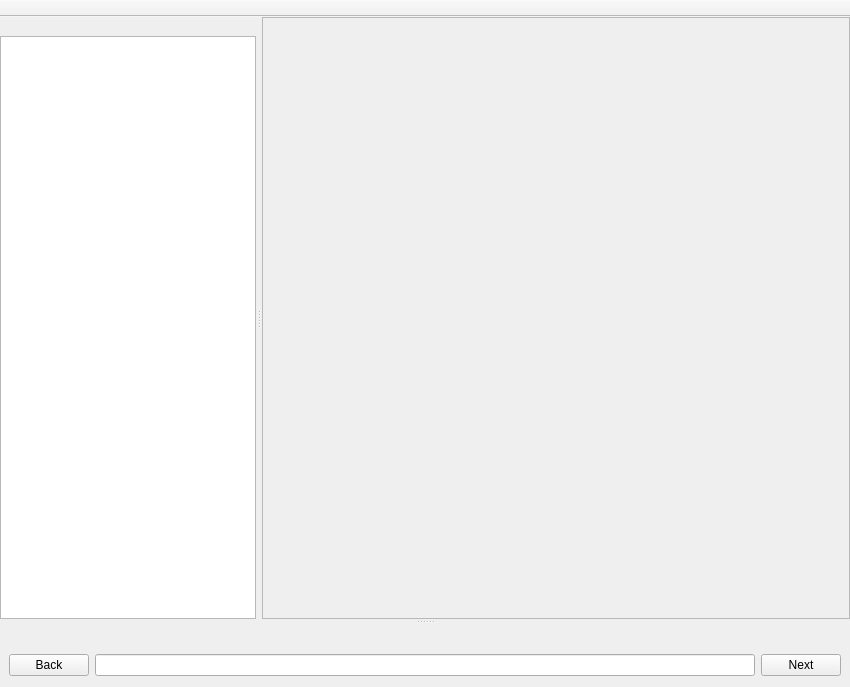
<?xml version="1.0" encoding="UTF-8"?>
<ui version="4.0">
 <class>window</class>
 <widget class="QMainWindow" name="window">
  <property name="geometry">
   <rect>
    <x>0</x>
    <y>0</y>
    <width>850</width>
    <height>687</height>
   </rect>
  </property>
  <property name="contextMenuPolicy">
   <enum>Qt::NoContextMenu</enum>
  </property>
  <property name="windowTitle">
   <string>PdfTranslator</string>
  </property>
  <widget class="QWidget" name="centralwidget">
   <property name="contextMenuPolicy">
    <enum>Qt::NoContextMenu</enum>
   </property>
   <layout class="QVBoxLayout" name="verticalLayout_2">
    <property name="leftMargin">
     <number>0</number>
    </property>
    <property name="topMargin">
     <number>0</number>
    </property>
    <property name="rightMargin">
     <number>0</number>
    </property>
    <property name="bottomMargin">
     <number>0</number>
    </property>
    <item>
     <widget class="QScrollArea" name="scrollArea">
      <property name="cursor" stdset="0">
       <cursorShape>ArrowCursor</cursorShape>
      </property>
      <property name="mouseTracking">
       <bool>false</bool>
      </property>
      <property name="contextMenuPolicy">
       <enum>Qt::NoContextMenu</enum>
      </property>
      <property name="widgetResizable">
       <bool>true</bool>
      </property>
      <widget class="QWidget" name="scrollAreaWidgetContents">
       <property name="geometry">
        <rect>
         <x>0</x>
         <y>0</y>
         <width>586</width>
         <height>600</height>
        </rect>
       </property>
       <property name="contextMenuPolicy">
        <enum>Qt::NoContextMenu</enum>
       </property>
       <layout class="QHBoxLayout" name="horizontalLayout_2">
        <property name="leftMargin">
         <number>0</number>
        </property>
        <property name="topMargin">
         <number>0</number>
        </property>
        <property name="rightMargin">
         <number>0</number>
        </property>
        <property name="bottomMargin">
         <number>0</number>
        </property>
       </layout>
      </widget>
     </widget>
    </item>
   </layout>
  </widget>
  <widget class="QToolBar" name="toolBar">
   <property name="contextMenuPolicy">
    <enum>Qt::NoContextMenu</enum>
   </property>
   <property name="windowTitle">
    <string>toolBar</string>
   </property>
   <property name="movable">
    <bool>false</bool>
   </property>
   <property name="allowedAreas">
    <set>Qt::BottomToolBarArea|Qt::TopToolBarArea</set>
   </property>
   <property name="floatable">
    <bool>false</bool>
   </property>
   <attribute name="toolBarArea">
    <enum>TopToolBarArea</enum>
   </attribute>
   <attribute name="toolBarBreak">
    <bool>false</bool>
   </attribute>
  </widget>
  <widget class="QDockWidget" name="dockSearch">
   <property name="enabled">
    <bool>true</bool>
   </property>
   <property name="sizePolicy">
    <sizepolicy hsizetype="Preferred" vsizetype="Preferred">
     <horstretch>0</horstretch>
     <verstretch>0</verstretch>
    </sizepolicy>
   </property>
   <property name="minimumSize">
    <size>
     <width>245</width>
     <height>62</height>
    </size>
   </property>
   <property name="contextMenuPolicy">
    <enum>Qt::NoContextMenu</enum>
   </property>
   <property name="features">
    <set>QDockWidget::NoDockWidgetFeatures</set>
   </property>
   <property name="allowedAreas">
    <set>Qt::BottomDockWidgetArea</set>
   </property>
   <property name="windowTitle">
    <string/>
   </property>
   <attribute name="dockWidgetArea">
    <number>8</number>
   </attribute>
   <widget class="QWidget" name="dockWidgetContents_2">
    <property name="contextMenuPolicy">
     <enum>Qt::NoContextMenu</enum>
    </property>
    <layout class="QHBoxLayout" name="horizontalLayout">
     <item>
      <widget class="QPushButton" name="findBackButton">
       <property name="contextMenuPolicy">
        <enum>Qt::NoContextMenu</enum>
       </property>
       <property name="text">
        <string>Back</string>
       </property>
      </widget>
     </item>
     <item>
      <widget class="QLineEdit" name="findTextEdit">
       <property name="sizePolicy">
        <sizepolicy hsizetype="Expanding" vsizetype="Fixed">
         <horstretch>0</horstretch>
         <verstretch>0</verstretch>
        </sizepolicy>
       </property>
       <property name="contextMenuPolicy">
        <enum>Qt::NoContextMenu</enum>
       </property>
      </widget>
     </item>
     <item>
      <widget class="QPushButton" name="findNextButton">
       <property name="contextMenuPolicy">
        <enum>Qt::NoContextMenu</enum>
       </property>
       <property name="text">
        <string>Next</string>
       </property>
      </widget>
     </item>
    </layout>
   </widget>
  </widget>
  <widget class="QDockWidget" name="dockWidget">
   <property name="sizePolicy">
    <sizepolicy hsizetype="Preferred" vsizetype="Preferred">
     <horstretch>0</horstretch>
     <verstretch>0</verstretch>
    </sizepolicy>
   </property>
   <property name="minimumSize">
    <size>
     <width>70</width>
     <height>97</height>
    </size>
   </property>
   <property name="contextMenuPolicy">
    <enum>Qt::NoContextMenu</enum>
   </property>
   <property name="features">
    <set>QDockWidget::NoDockWidgetFeatures</set>
   </property>
   <property name="allowedAreas">
    <set>Qt::LeftDockWidgetArea|Qt::RightDockWidgetArea</set>
   </property>
   <property name="windowTitle">
    <string/>
   </property>
   <attribute name="dockWidgetArea">
    <number>1</number>
   </attribute>
   <widget class="QWidget" name="dockWidgetContents">
    <property name="contextMenuPolicy">
     <enum>Qt::NoContextMenu</enum>
    </property>
    <layout class="QVBoxLayout" name="verticalLayout">
     <property name="leftMargin">
      <number>0</number>
     </property>
     <property name="topMargin">
      <number>0</number>
     </property>
     <property name="rightMargin">
      <number>0</number>
     </property>
     <property name="bottomMargin">
      <number>0</number>
     </property>
     <item>
      <widget class="QTreeView" name="treeView">
       <property name="enabled">
        <bool>true</bool>
       </property>
       <property name="sizePolicy">
        <sizepolicy hsizetype="Expanding" vsizetype="Expanding">
         <horstretch>0</horstretch>
         <verstretch>0</verstretch>
        </sizepolicy>
       </property>
       <property name="contextMenuPolicy">
        <enum>Qt::NoContextMenu</enum>
       </property>
       <attribute name="headerVisible">
        <bool>true</bool>
       </attribute>
      </widget>
     </item>
    </layout>
   </widget>
  </widget>
  <action name="openFileAction">
   <property name="icon">
    <iconset resource="resources.qrc">
     <normaloff>:/open.png</normaloff>:/open.png</iconset>
   </property>
   <property name="text">
    <string>Open</string>
   </property>
   <property name="shortcut">
    <string>Ctrl+O</string>
   </property>
  </action>
  <action name="zoominAction">
   <property name="icon">
    <iconset resource="resources.qrc">
     <normaloff>:/zoomin.png</normaloff>:/zoomin.png</iconset>
   </property>
   <property name="text">
    <string>Zoom In</string>
   </property>
   <property name="shortcut">
    <string>Ctrl++</string>
   </property>
  </action>
  <action name="zoomoutAction">
   <property name="icon">
    <iconset resource="resources.qrc">
     <normaloff>:/zoomout.png</normaloff>:/zoomout.png</iconset>
   </property>
   <property name="text">
    <string>Zoom Out</string>
   </property>
   <property name="shortcut">
    <string>Ctrl+-</string>
   </property>
  </action>
  <action name="prevPageAction">
   <property name="icon">
    <iconset resource="resources.qrc">
     <normaloff>:/prev.png</normaloff>:/prev.png</iconset>
   </property>
   <property name="text">
    <string>Prev Page</string>
   </property>
   <property name="shortcut">
    <string>Left</string>
   </property>
  </action>
  <action name="nextPageAction">
   <property name="icon">
    <iconset resource="resources.qrc">
     <normaloff>:/next.png</normaloff>:/next.png</iconset>
   </property>
   <property name="text">
    <string>Next Page</string>
   </property>
   <property name="shortcut">
    <string>Right</string>
   </property>
  </action>
  <action name="undoJumpAction">
   <property name="icon">
    <iconset resource="resources.qrc">
     <normaloff>:/undo-jump.png</normaloff>:/undo-jump.png</iconset>
   </property>
   <property name="text">
    <string>Jump Back</string>
   </property>
   <property name="shortcut">
    <string>Shift+Backspace</string>
   </property>
  </action>
  <action name="firstPageAction">
   <property name="icon">
    <iconset resource="resources.qrc">
     <normaloff>:/go-first.png</normaloff>:/go-first.png</iconset>
   </property>
   <property name="text">
    <string>First Page</string>
   </property>
  </action>
  <action name="lastPageAction">
   <property name="icon">
    <iconset resource="resources.qrc">
     <normaloff>:/go-last.png</normaloff>:/go-last.png</iconset>
   </property>
   <property name="text">
    <string>Last Page</string>
   </property>
  </action>
 </widget>
 <resources>
  <include location="resources.qrc"/>
 </resources>
 <connections/>
</ui>
